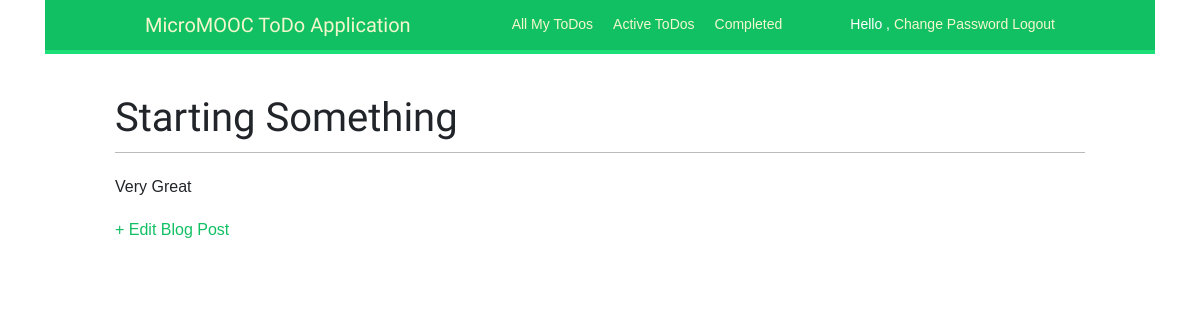
/todo/1/ (signed in), run on an earlier commit of the app's database.
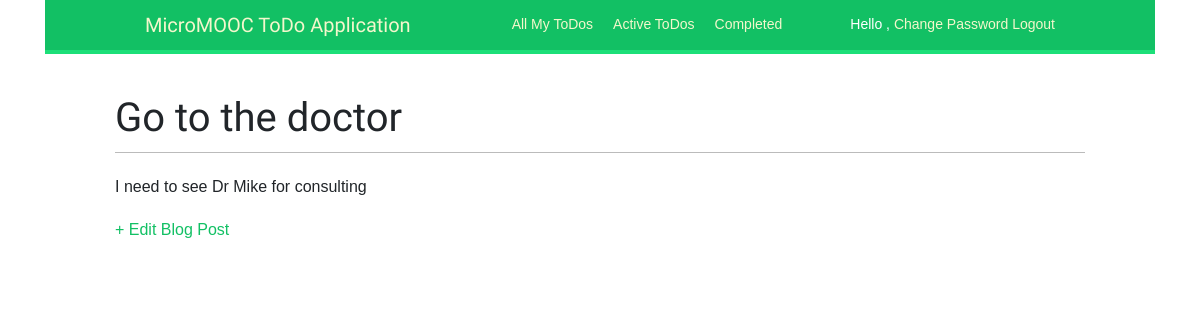
And on a later commit of the database.
### todos/models.py (models this page shows, shortened)
class Todo(models.Model):
    todos = models.Manager()
    active = ActiveTodosManager()
    completed = CompletedTodosManager()
    TODO_STATUS = (
        ('active', 'Active'),
        ('completed', 'Done')
    )
    title = models.CharField(max_length=200)
    description = models.TextField(blank=True, null=True)
    creator = models.ForeignKey(
        User, on_delete=models.CASCADE, related_name='todos_creates')
    status = models.CharField(
        max_length=10, choices=TODO_STATUS, default='active')
    created_at = models.DateTimeField(auto_now_add=True)
    updated_at = models.DateField(auto_now_add=True)
    class Meta:
        ordering = ('-created_at',)

### user_account/views.py (the view)
# urls.py: path('todo/<int:todo_id>/', views.todo_details, name='todo_details'),
@login_required
def todo_details(request, todo_id):
    todo = get_object_or_404(Todo, id=todo_id)
    return render(request, 'account/todo_details.html', {'todo': todo})

### user_account/templates/account/todo_details.html
{% extends 'base.html' %}
{% block content %}
<div class="container">
        <h1>{{ todo.title }}</h1>
        <p>{{ todo.description }}</p>
        <a href="{% url 'todo_edit' todo.pk %}">+ Edit Blog Post</a>
</div>
{% endblock content %}

What changed in the data, as far as the page shows it:
changed Todo: title "Starting Something" → "Go to the doctor"; description "Very Great" → "I need to see Dr Mike for consulting"
